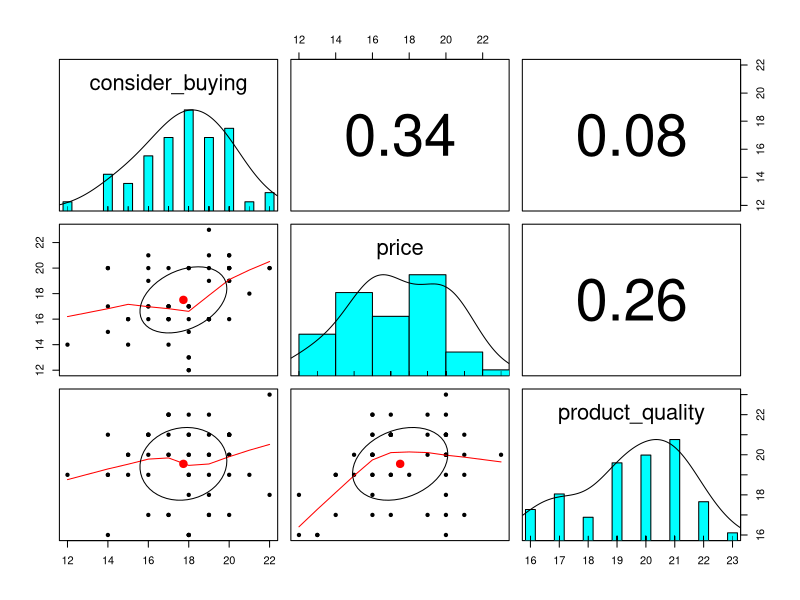
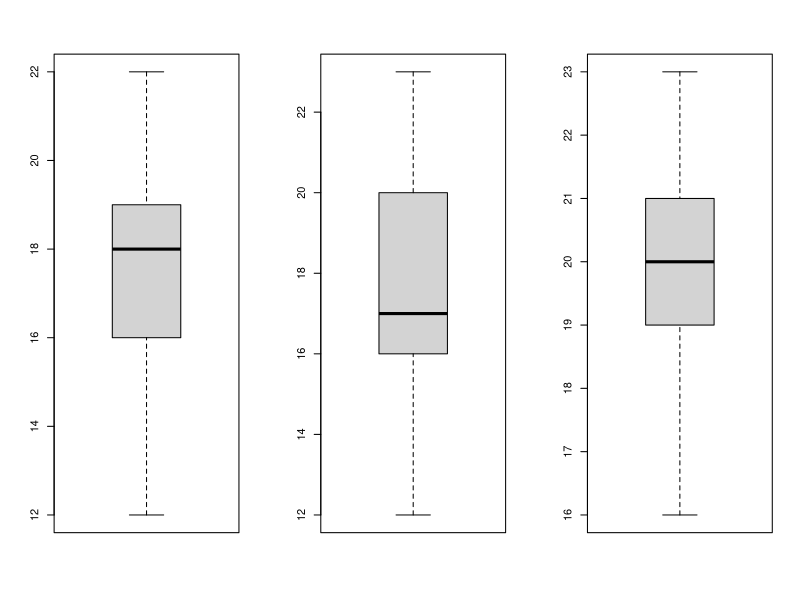
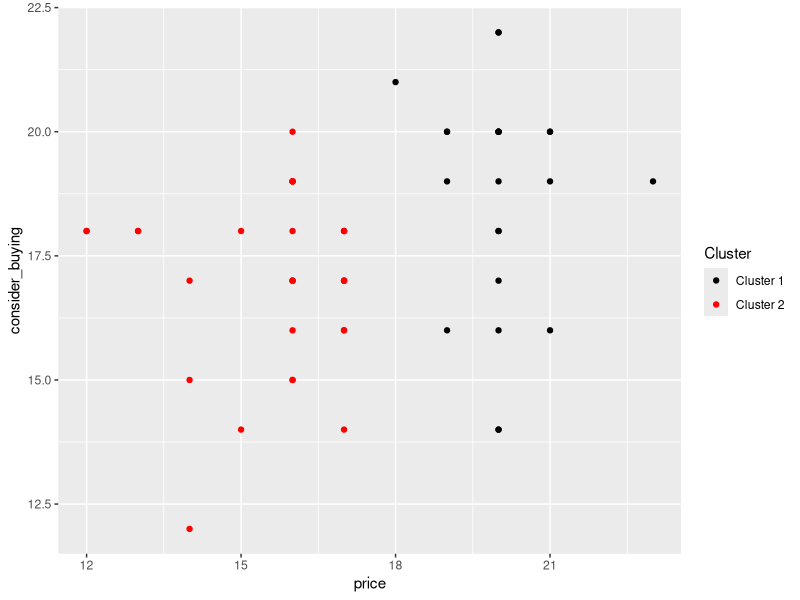

The R script that drew these images, in order:
## ---- chunk 1
# Import libraries
library(tidyverse)
library(readxl)
library(skimr)
library(lmtest)
library(psych)
## ---- chunk 2
# Import data
df <- read_xlsx("Dapur Putih Cafe.xlsx")
df
## ---- chunk 3
# Skim the data
skim(df)
## ---- chunk 4
# Check if there is any clear of relationship pattern
pairs.panels(df, method = "spearman")
## ---- chunk 5
# Check if there is any outliers in the data using boxplot
par(mfrow = c(1, 3))
boxplot(df$consider_buying)
boxplot(df$price)
boxplot(df$product_quality)
## ---- chunk 6
# Split the data into train and test set
set.seed(123)
train_set = sample(1:nrow(df), round(0.9 * nrow(df), 0))
df_train <- df[train_set,]
df_test <- df[-train_set,]
## ---- chunk 7
# Fitting linear regression model
model <- lm(consider_buying ~ ., data = df_train)
summary(model)
## ---- chunk 8
# Fitting linear regression model but without product_quality
model <- lm(consider_buying ~ price, data = df_train)
summary(model)
## ---- chunk 9
# Model assumption checking

# Normality test for residual
shapiro.test(model$residuals)

# Heteroscedasticity test
bptest(model)
## ---- chunk 10
# Prediction performance

# Predict test data
y_test_pred <- predict(model, df_test[-1])

# RMSE
rmse <- function(y_true, y_pred){
  mse <- mean((y_true - y_pred) ^ 2)
  return(sqrt(mse))
}
cat("RMSE =", rmse(df_test$consider_buying, y_test_pred), "\n")

# MAPE
mape <- function(y_true, y_pred){
  return((mean(abs(y_true - y_pred) / y_true) * 100))
}
cat("MAPE =", mape(df_test$consider_buying, y_test_pred))
## ---- chunk 11
# Clustering customers
cluster_customer <- kmeans(df[-3], 2)
cluster_customer
## ---- chunk 12
# Add a column to store cluster
df <- df %>% select(-product_quality) %>% mutate(cluster = cluster_customer$cluster)
df
## ---- chunk 13
# Create a plot to visualize the cluster
ggplot(df, aes(price, consider_buying)) +
  geom_point(aes(colour = cut(cluster, c(-Inf, 1.5, Inf)))) +
  scale_color_manual(name = "Cluster",
                     values = c("(-Inf,1.5]" = "black",
                                  "(1.5, Inf]" = "red"),
                     labels = c("Cluster 1", "Cluster 2"))
